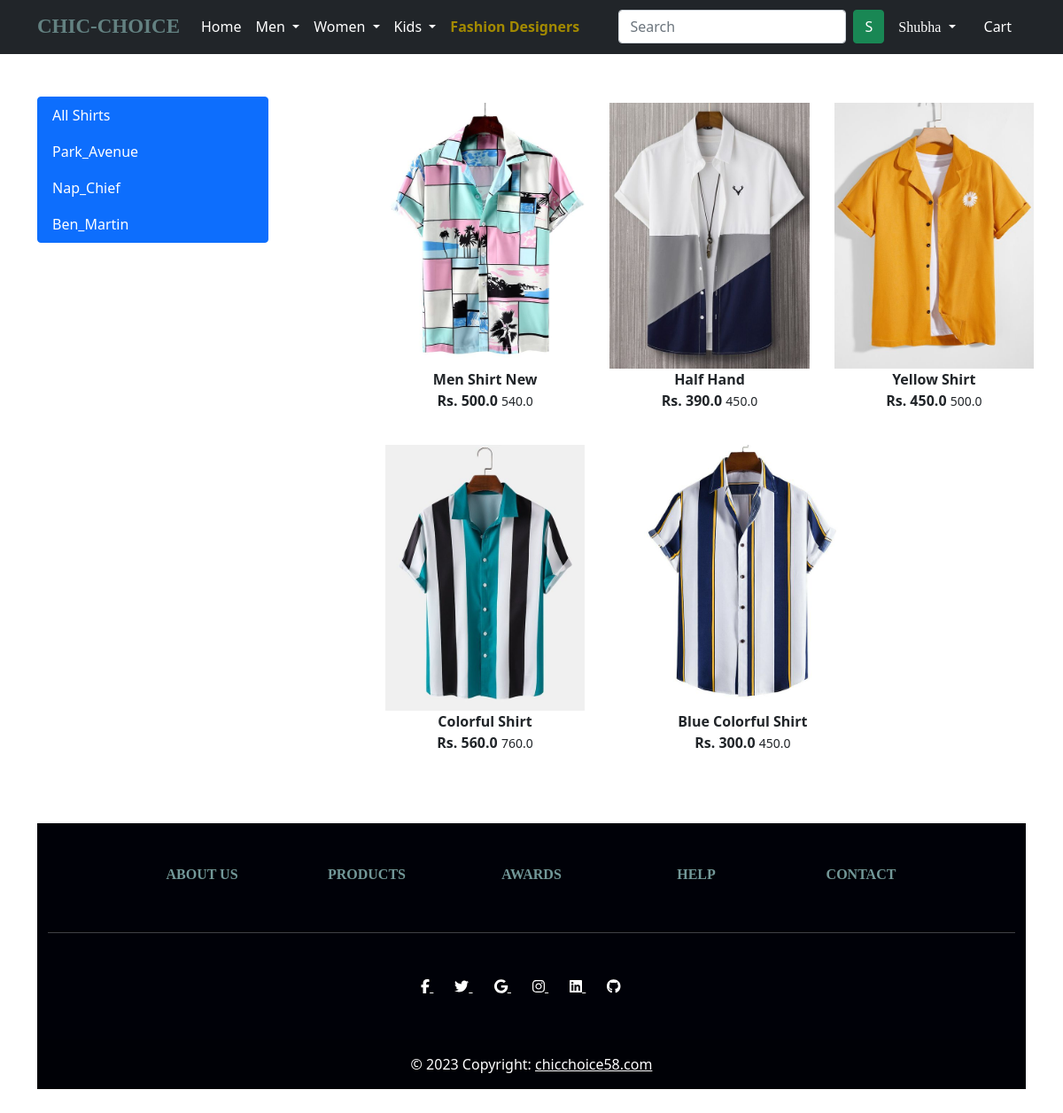
/mshirts/ (signed in), run on the app's committed database.
### app/models.py (models this page shows, shortened)
class Product(models.Model):
    title = models.CharField(max_length=100)
    selling_price = models.FloatField()
    discounted_price = models.FloatField()
    description = models.TextField()
    brand = models.CharField(max_length=100)
    category = models.CharField(choices=CATEGORY_CHOICES,max_length=4)
    product_image = models.ImageField(upload_to="productimg")

### app/views.py (the view)
# urls.py: path('mshirts/', views.mshirts, name='mshirts'),
@login_required
def mshirts(request, data=None):
    if data == None:
        mshirts = Product.objects.filter(category="MST")
    elif data == "Nap_Chief" or data == "Ben_Martin" or data == "Park_Avenue":
        mshirts = Product.objects.filter(category="MST").filter(brand=data)
    return render(request, 'app/mshirts.html', {"mshirts":mshirts})

### app/templates/app/mshirts.html (shortened to what this page needs)
{% extends 'app/base.html' %}
{% load static %}
{% block main-content %}
<div class="container my-5">
 <div class="row">
  <div class="col-sm-3">
    <div class="list-group">
        <a href="{% url 'mshirts' %}" class="list-group-item list-group-item-action active" aria-current="true">
          All Shirts
        </a>
        <a href="{% url 'mshirtsdata' 'Park_Avenue' %}" class="list-group-item list-group-item-action active" aria-current="true">
            Park_Avenue
          </a>
          <a href="{% url 'mshirtsdata' 'Nap_Chief' %}" class="list-group-item list-group-item-action active" aria-current="true">
            Nap_Chief
          </a>
          <a href="{% url 'mshirtsdata' 'Ben_Martin' %}" class="list-group-item list-group-item-action active" aria-current="true">
            Ben_Martin
          </a>
      </div>
  </div>
  <div class="col-sm-8 offset-sm-1">
    <div class="row">
        {% for product in mshirts  %}
            <div class="col-sm-4 text-center mb-4">
                <a href="{% url 'product-detail' product.id %}" class="btn">
                    <div class="item">
                        <img src="{{ product.product_image.url }}" alt="" height="300" class="">
                        <div class="fw-bold"> {{product.title}} </div>
                        <div class="fw-bold"> Rs. {{product.discounted_price}}
                            <small class="fw-light text-decoration-line-trough"> {{ product.selling_price }} </small>
                        </div>
                    </div>
                </a>
            </div>
        {% endfor %}
    </div>
  </div>
 </div>
</div>
{% endblock main-content %}

### app/templates/app/base.html (shortened to what this page needs)
<!doctype html>
{% load static %}
<html lang="en">
  <head>
    <link href="https://cdn.jsdelivr.net/npm/bootstrap@5.0.0-beta1/dist/css/bootstrap.min.css" rel="stylesheet">
    <link rel="stylesheet" href="{% static 'app/css/owl.carousel.min.css' %}">
    <link rel="stylesheet" href="{% static 'app/css/all.min.css' %}">
    <link rel="stylesheet" href="{% static 'app/css/style.css' %}">
    <link rel="stylesheet" href="{% static 'app/css/designer_login.css' %}">
  </head>
  <body>
    <nav class="navbar navbar-expand-lg navbar-dark bg-dark">
     <div class="container">
       <a class="navbar-brand" href="/"><b style="font-weight: 1300;color: rgb(99, 129, 129); font-family:Cursive;font-size: 23px;">CHIC-CHOICE</b></a>
       <div class="collapse navbar-collapse" id="navbarSupportedContent">
         <ul class="navbar-nav me-auto mb-2 mb-lg-0">
           <li class="nav-item">
             <a class="nav-link active" aria-current="page" href="/">Home</a>
           </li>
           <li class="nav-item dropdown">
             <a class="nav-link dropdown-toggle text-white" href="#" id="electronicsDropdown" role="button" data-bs-toggle="dropdown" aria-expanded="false">
               Men
             </a>
           </li>
           <li class="nav-item dropdown">
             <a class="nav-link dropdown-toggle text-white" href="#" id="fashionDropdown" role="button" data-bs-toggle="dropdown" aria-expanded="false">
              Women
             </a>
           </li>
           <li class="nav-item dropdown">
            <a class="nav-link dropdown-toggle text-white" href="#" id="fashionDropdown" role="button" data-bs-toggle="dropdown" aria-expanded="false">
            Kids
            </a>
          </li>
          <li class="nav-item">
             <a style="color: #A38A00; font-weight: 700;" class="nav-link active" aria-current="page" href="{% url 'designers' %}">Fashion Designers</a>
           </li>
         </ul>
         <form class="d-flex" action="{% url 'search' %}" method="GET">
          <input class="form-control me-2" type="search" name="query" placeholder="Search" aria-label="Search">
          <button class="btn btn-success" type="submit" style="font-weight: 500;">S</button>
      </form>
         <div>
          <ul class="navbar-nav me-auto mb-2 mb-lg-0">
            {%  if request.user.is_authenticated %}
           <li class="nav-item dropdown mx-2">
              <a class="nav-link dropdown-toggle text-white" href="#" id="profileDropdown" role="button" data-bs-toggle="dropdown" aria-expanded="false">
                <span style="font-family:cursive;" class="text">{{ request.user.username|capfirst }}</span>
              </a>
                </li>
                <li class="nav-item mx-2">
                <a href="{% url 'showcart' %}" class="nav-link text-white"> Cart </a>
                </li>
            {% endif %}
          </ul>
         </div>
       </div>
     </div>
    </nav>
    {% block main-content %} {% endblock main-content %}
<div class="container my-5">
  <footer class="text-center text-white" style="background-color: #000108">
    <div class="container">
      <section class="mt-5">
        <div class="row text-center d-flex justify-content-center pt-5">
          <div class="col-md-2">
            <h6 class="text-uppercase font-weight-bold">
              <a style="font-family:cursive; color: rgb(114, 152, 152); font-weight: 800; text-decoration: none;" href="{% url 'about' %}" >About us</a>
            </h6>
          </div>
          <div class="col-md-2">
            <h6 class="text-uppercase font-weight-bold">
              <a style="font-family:cursive; color: rgb(114, 152, 152); font-weight: 800; text-decoration: none;" href="{% url 'home' %}" >Products</a>
            </h6>
          </div>
          <div class="col-md-2">
            <h6 class="text-uppercase font-weight-bold">
              <a style="font-family:cursive; color: rgb(114, 152, 152); font-weight: 800; text-decoration: none;" href="#!" >Awards</a>
            </h6>
          </div>
          <div class="col-md-2">
            <h6 class="text-uppercase font-weight-bold">
              <a style="font-family:cursive; color: rgb(114, 152, 152); font-weight: 800; text-decoration: none;" href="{% url 'help' %}" >Help</a>
            </h6>
          </div>
          <div class="col-md-2">
            <h6 class="text-uppercase font-weight-bold">
              <a style="font-family:cursive; color: rgb(114, 152, 152); font-weight: 800; text-decoration: none;" href="{% url 'contact' %}" >Contact</a>
            </h6>
          </div>
        </div>
      </section>
      <hr class="my-5" />
      <section class="text-center mb-5">
        <a href="" class="text-white me-4">
          <i class="fab fa-facebook-f"></i>
        </a>
        <a href="" class="text-white me-4">
          <i class="fab fa-twitter"></i>
        </a>
        <a href="" class="text-white me-4">
          <i class="fab fa-google"></i>
        </a>
        <a href="" class="text-white me-4">
          <i class="fab fa-instagram"></i>
        </a>
        <a href="" class="text-white me-4">
          <i class="fab fa-linkedin"></i>
        </a>
        <a href="" class="text-white me-4">
          <i class="fab fa-github"></i>
        </a>
      </section>
    </div>
    <div
         class="text-center p-3"
         style="background-color: rgba(0, 0, 0, 0.2)"
         >
      © 2023 Copyright:
      <a class="text-white" href="#"
         >chicchoice58.com</a
        >
    </div>
  </footer>
</div>
  </body>
</html>

### data on the page
Product: product_image (picture), title "Men Shirt New", discounted_price "500.0", selling_price "540.0"
Product: product_image (picture), title "Half Hand", discounted_price "390.0", selling_price "450.0"
Product: product_image (picture), title "Yellow Shirt", discounted_price "450.0", selling_price "500.0"
Product: product_image (picture), title "Colorful Shirt", discounted_price "560.0", selling_price "760.0"
Product: product_image (picture), title "Blue Colorful Shirt", discounted_price "300.0", selling_price "450.0"

### other printed values
{{ request.user.username|capfirst }} "Shubha"
